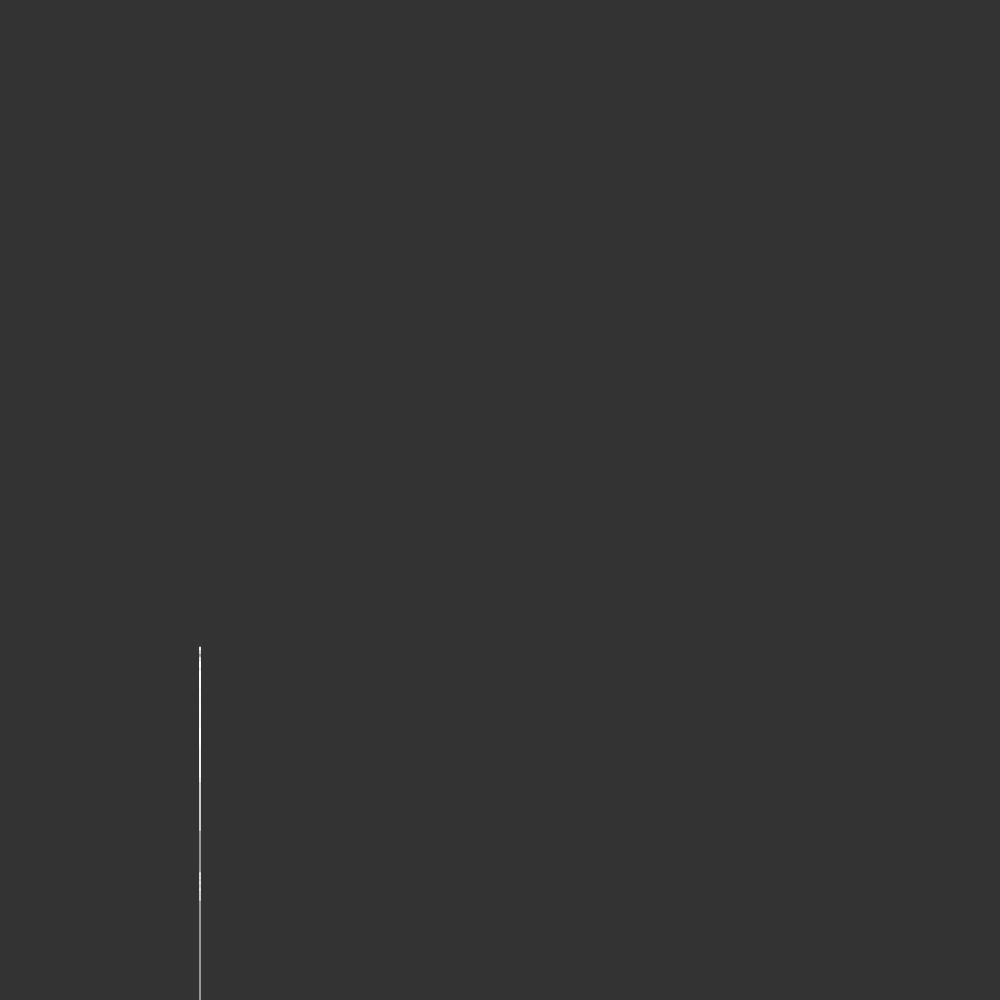
Frame 1 (no input)
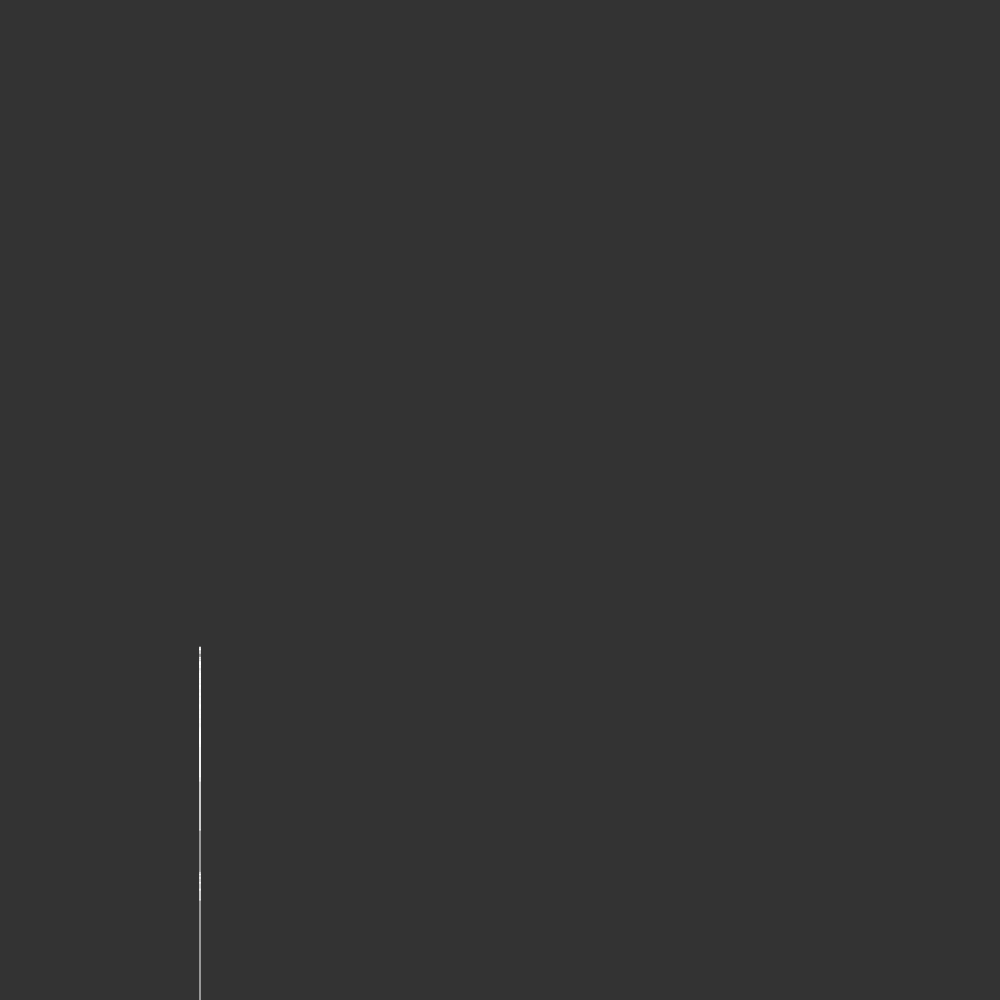
Frame 60 (no input)
Frame 120 (the mouse pressed at the canvas centre since frame 60): identical to frame 60, image omitted

The p5.js sketch that drew these frames (run headless with seeded random() and noise() and a simulated clock; from frame 60 on, the mouse is pressed at the canvas centre):

// p5.js sketch
// ── sketch.js
var angle = 0;

var slider;

var GLOBAL = 300;

function setup() {
  createCanvas(1000, 1000);
  slider = createSlider(0, 200, 0, 1);
}

function draw() {
	background(51);
	angle = slider.value();
	stroke(255);
	translate(200, height);
	branch(100);
}



function branch(len) {
	line(0, 0, 0, -len);
	translate(0, -len); // pivoting the center
	

	if( len > 3) {
		push();
		rotate(angle * GLOBAL%30); // 25 degrees
		GLOBAL ++;
		branch(len * 0.7);
		pop();
		push();
		rotate(-angle);
		if(GLOBAL%2)
		{
			branch(len * 0.1);
		}
		else
		{
			branch(len * 0.76);
		}
		pop();
	}

	
}
